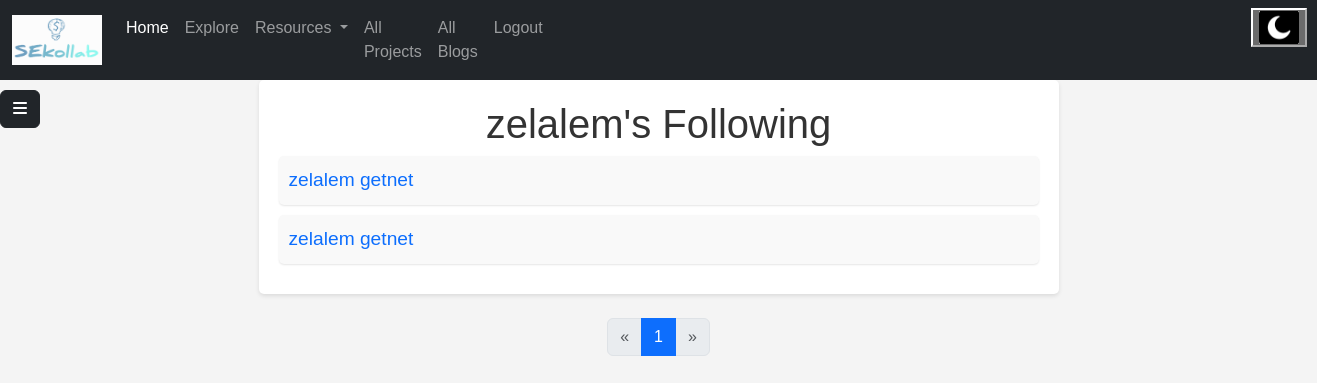
The app's page /otherfollowing/1 (signed in), older data.
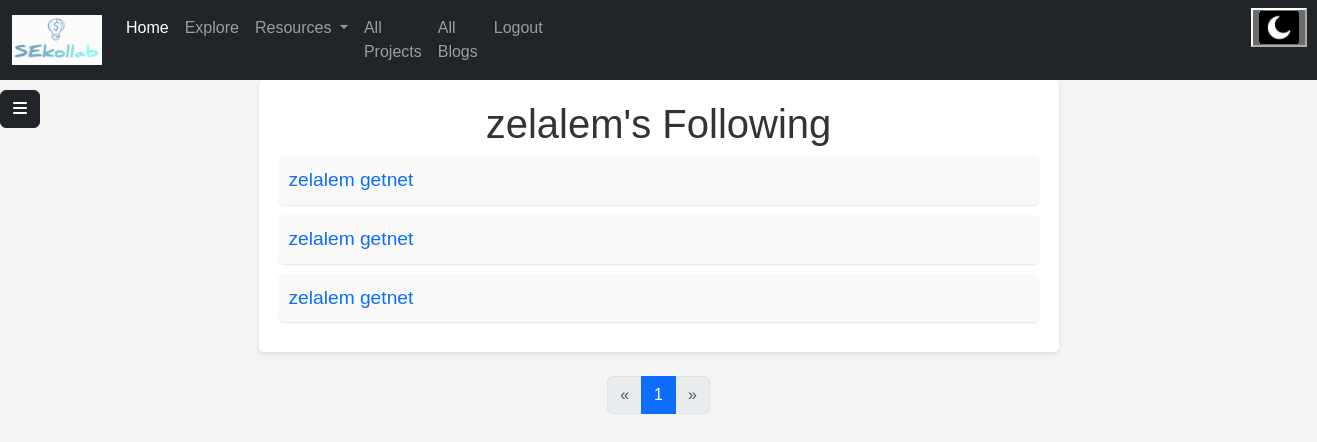
The same page, newer data.
### models.py (models this page shows)
class Follower(db.Model):
    __tablename__ = "followers"
    id = Column(Integer, primary_key=True, autoincrement=True)
    user_id = Column(Integer, ForeignKey('users.id', ondelete='CASCADE'), nullable=False)
    follower_id = Column(Integer, ForeignKey('users.id', ondelete='CASCADE'), nullable=False)
    followed_user = relationship("User", foreign_keys=[user_id], back_populates="followers")
    follower = relationship("User", foreign_keys=[follower_id], back_populates="following")

class User(UserMixin, db.Model):
    __tablename__ = "users"
    id = Column(Integer, primary_key=True, autoincrement=True)
    email = Column(String(100), unique=True)
    username = Column(String)
    fname = Column(String(30), nullable=False)
    lname = Column(String(30), nullable=False)
    profile_photo = Column(String)
    about_me = Column(String, nullable=False)
    phone_number = Column(String(11), nullable=False)
    age = Column(String(11), nullable=False)
    status = Column(String, nullable=False)
    skills = Column(String, nullable=False)
    portfolio = Column(String)
    password = Column(String(100))
    date = Column(String, nullable=False, default=datetime.date.today().strftime("%B %d, %Y"))
    is_active = db.Column(db.Boolean, default=True)
    country = Column(String, nullable=False)
    City = Column(String, nullable=False)
    twitter = Column(String)
    github = Column(String)
    education_status = Column(String)
    employment_status=Column(String, nullable=False)
    blogs = relationship("Blog", back_populates="author")
    comments = relationship("Userscomment", back_populates="user")
    liked_blogs = relationship("Blog", secondary='liked_blogs', backref='liking_users')
    collabration = relationship("Collabration", back_populates="user")
    followers = relationship("Follower", foreign_keys="[Follower.user_id]",back_populates="followed_user")
    following = relationship("Follower", foreign_keys="[Follower.follower_id]", back_populates="follower")
    interests = relationship("Interest", back_populates="user")

### main.py (the view)
@app.route("/otherfollowing/<int:id>", methods=["GET","POST"])
def otherfollowing(id):
    page = request.args.get("page", default=1, type=int)
    per_page = 10
    offset = (page - 1) * per_page
    user = User.query.get(current_user.id)
    following = Follower.query.filter_by(follower_id=id).offset(offset).limit(per_page).all()
    total_records = User.query.count()
    total_pages = (total_records // per_page) + (1 if total_records % per_page > 0 else 0)
    return render_template("otherfollowing.html", allfollowing=following, user=user, page=page, total_pages=total_pages)

### main.py (called while the page is built)
@login_manager.user_loader
def load_user(user_id):
    return User.query.get(int(user_id))

### templates/otherfollowing.html (shortened to what this page needs)
<!DOCTYPE html>
<html lang="en">
<head>
    <link href="https://cdn.jsdelivr.net/npm/bootstrap@5.3.3/dist/css/bootstrap.min.css" rel="stylesheet">
    <link rel="stylesheet" href="../static/css/myfollowing.css">
    <link rel="stylesheet" href="../static/css/sidebar.css">
</head>
<body>
{% include "navigationloggedin.html" %}
{% include "sidebar.html" %}
    <div class="container">
        <h1>{{ user.fname }}'s Following</h1>
        <div class="followers">
            {% if allfollowing %}
            {% for f in allfollowing %}
            <div class="follower">
               <a href="{{ url_for('profile',id=f.follower.id) }}"><p>{{ f.follower.fname }} {{ f.follower.lname }}</p></a>
            </div>
            {% endfor %}
            {% endif %}
        </div>
    </div>
<nav class="my-4" aria-label="...">
  <ul class="pagination justify-content-center">
    <li class="page-item {{ 'disabled' if page <= 1 else '' }}">
      <a class="page-link" href="{{ url_for('myfollowing', page=page-1) }}" tabindex="-1" aria-disabled="{{ 'true' if page <= 1 else 'false' }}">&laquo;</a>
    </li>
    {% for p in range(1, total_pages + 1) %}
      <li class="page-item {{ 'active' if p == page else '' }}">
        <a class="page-link" href="{{ url_for('myfollowing', page=p) }}">{{ p }}</a>
      </li>
    {% endfor %}
    <li class="page-item {{ 'disabled' if page >= total_pages else '' }}">
      <a class="page-link" href="{{ url_for('myfollowing', page=page+1) }}">&raquo;</a>
    </li>
  </ul>
</nav>
</body>
</html>

Row changes from the older to the newer data that the page shows:
added Follower: follower.fname "zelalem", follower.lname "getnet"
